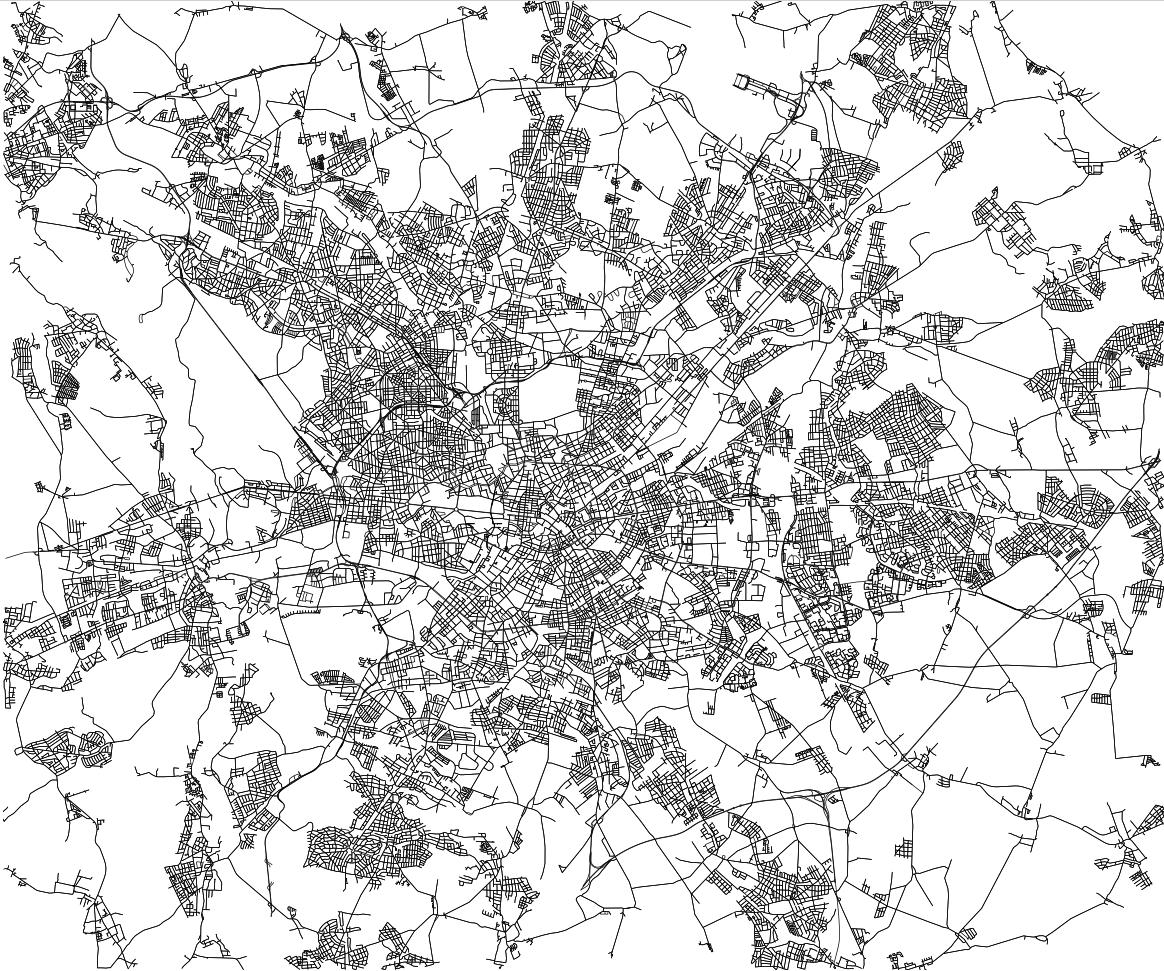

Python code for this plot:
import osmnx as ox
import matplotlib.pyplot as plt
ox.settings.log_console = True
# Define the bounding box coordinates (latitude and longitude) for your area of interest
def createmap():
    north, south, east, west = 52.675287, 52.336724, 13.090365, 13.756247 #define bounds of map area

    G = ox.graph_from_bbox(north, south, east, west, network_type='drive') #retrieve map of area from OpenStreetMap

    #plot the map
    fig, ax = ox.plot_graph(G, bgcolor='w', node_color='none', node_edgecolor='none', edge_color='k', edge_linewidth=0.5,show=False, close=False, bbox=(south, north, west, east))

    plt.gcf().set_size_inches(10, 10)
    ax.set_facecolor('black')
    plt.axis('off')
    # Show the plot
    plt.show()

createmap()
